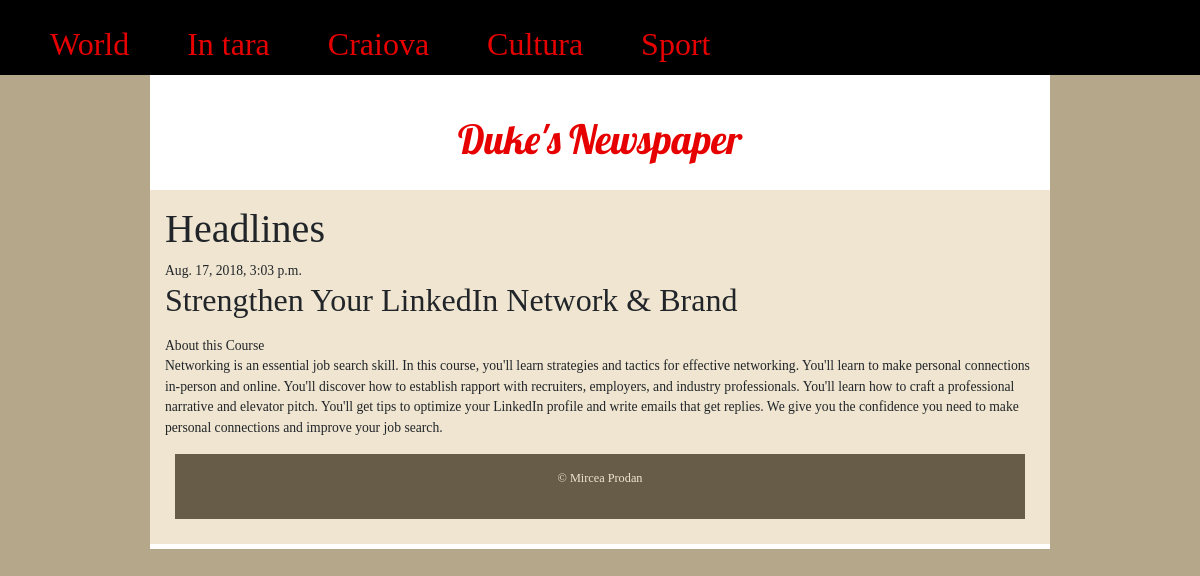
Screenshot of /post/3/ with the database file from the repository.
### news/models.py (models this page shows, shortened)
class Post(models.Model):
	author = models.ForeignKey('auth.User', on_delete=models.CASCADE)
	title = models.CharField(max_length=200)
	text = models.TextField()
	created_date= models.DateTimeField(default=timezone.now)
	published_date = models.DateTimeField(blank=True, null=True)

### news/views.py (the view)
# urls.py: path('post/<int:pk>/', views.post_detail, name='post_detail'),
def post_detail(request, pk):
	post = get_object_or_404(Post, pk=pk)
	return render(request, 'news/post_detail.html', {'post':post})

### news/templates/news/post_detail.html
{% extends 'news/base.html' %}
{% block content %}
<div>
	{% if post.published_date %}
		{{ post.published_date }}
	{% endif %}
	<h2>{{ post.title }}</h2>
	<p>{{ post.text|linebreaks }}</p>
</div>
{% endblock %}

### news/static/css/news.css (style rules this page uses)
* { margin: 0; padding: 0; box-sizing: border-box; }
body { background-color:#b5a789; font-family: Georgia; font-size:small; margin: 0; }

### rows the page displays
Post: published_date "Aug. 17, 2018, 3:03 p.m.", title "Strengthen Your LinkedIn Network & Brand", text "About this Course Networking is an essential job search skill. In this course, you'll learn strategies and tactics for effective networking. You'll learn to make personal connections in-person and online. You'll discover how to establish rapport with recruiters, employers, and industry professionals. You'll learn how to craft a professional narrative and elevator pitch. You'll get tips to optimize your LinkedIn profile and write emails that get replies. We give you the confidence you need to make personal connections and improve your job search."
